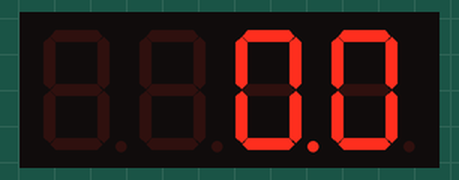
The sketch below on a simulated Arduino Uno, built with avr-gcc and run on an emulated ATmega328P. Parts: 4-digit seven-segment display.

Above: at 0.15 s.
At 5.05 s:
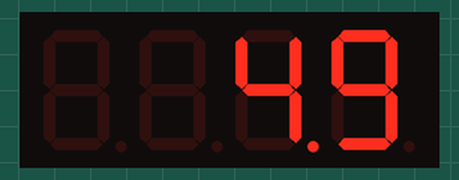
At 10.05 s:
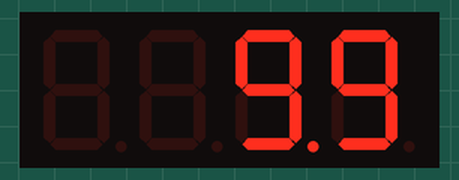
At 20.05 s:
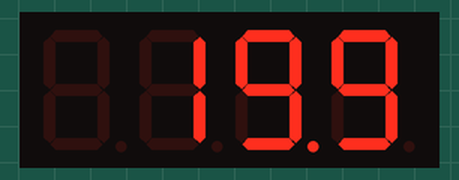
At 30.05 s:
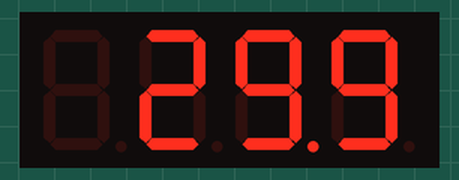
At 39.95 s:
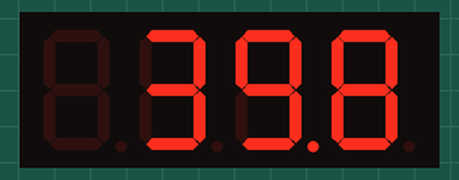

The sketch:

SevSeg5461AS.ino
```cpp
// Check the datasheet of 5461AS for more information on the pin layout
// Pin 10 - Digit 1
// Pin 11 - Digit 2
// Pin 12 - Digit 3
// Pin 13 - Digit 4

// Pin 2 - Segment A
// Pin 3 - Segment B
// Pin 4 - Segment C
// Pin 5 - Segment D
// Pin 6 - Segment E
// Pin 7 - Segment F
// Pin 8 - Segment G
// Pin 9 - Decimal Point

// SevSeg library is used for this
#include "SevSeg.h"
SevSeg display;

// Keep track of the time the previous number was displayed
// to display the new number after a certain interval
unsigned long currMillis;
unsigned long prevMillis = 0;
const unsigned long interval = 100;

// Timer
int count = 0;

void setup() {
  // Number of digits the display has
  byte digits = 4;
  // Pins the digits are connected to D1, D2, D3, D4
  byte digitPins[digits] = {10, 11, 12, 13};

  // Pins the segments are connected to A, B, C, D, E, F, G, DP
  byte segmentPins[8] = {2, 3, 4, 5, 6, 7, 8, 9};

  // 1kOhm resistors are placed between the the Arduino pins and digit
  // pins of the display
  byte digitResistors = true;

  // Define configuration to be common cathode or anode based on the type of display
  byte config = COMMON_CATHODE;

  display.begin(config, digits, digitPins, segmentPins, digitResistors);
}

void loop() {
  // Polling
  currMillis = millis();
  if (currMillis - prevMillis >= interval) {
    prevMillis = currMillis;
    // Display count
    // Decimal point to the left of the rightmost digit
    display.setNumber(count, 1);
    // Increment count
    count++;
  }
  // Refresh display
  display.refreshDisplay();
}
```
